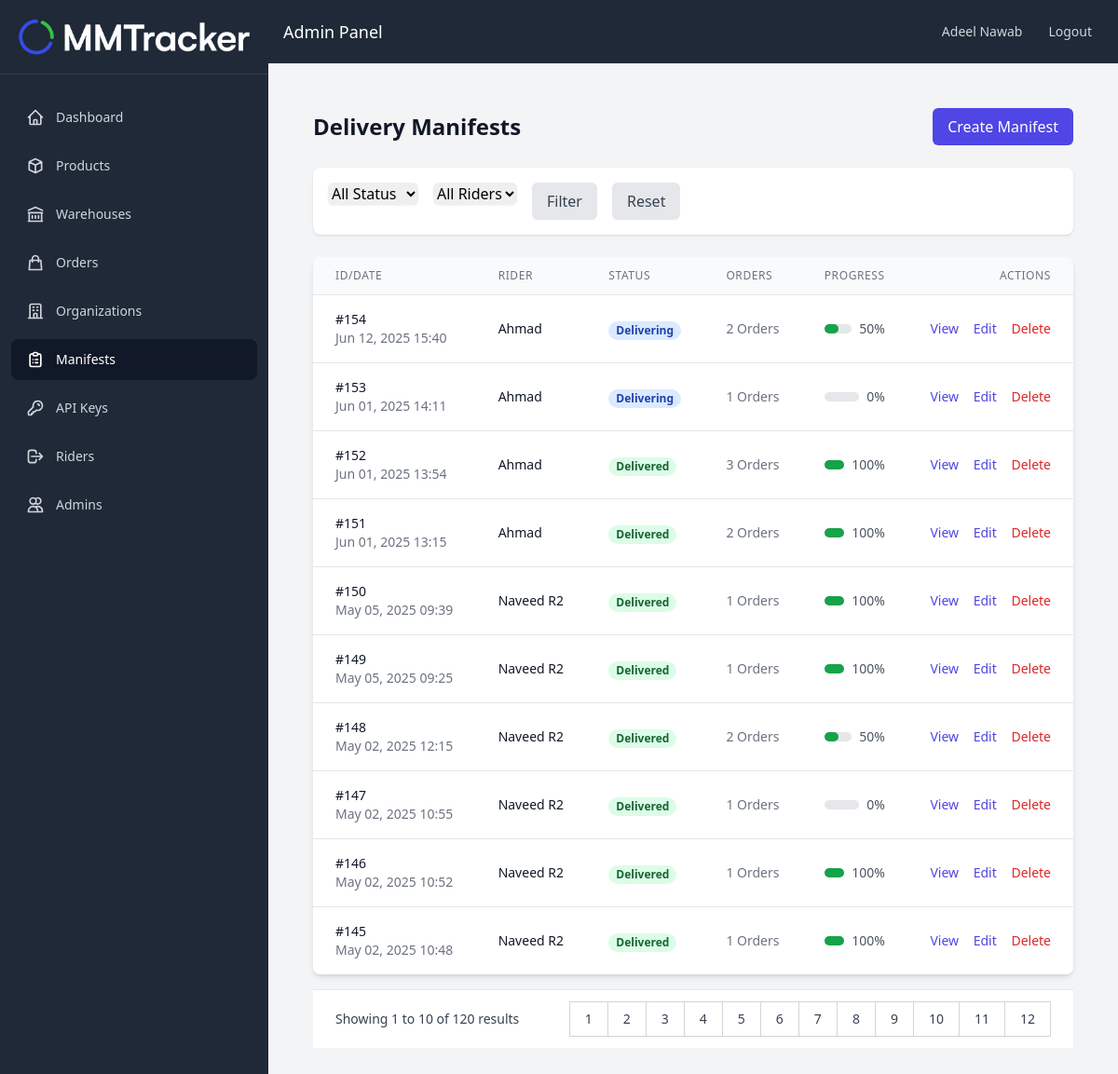
The page /pages/manifests/index.php (signed in) on the database its author committed.
### tables this page shows
CREATE TABLE `Manifests` (
  `id` int(11) NOT NULL,
  `status` enum('pending','assigned','delivering','delivered') NOT NULL DEFAULT 'pending',
  `rider_id` int(11) DEFAULT NULL,
  `total_orders_assigned` int(11) DEFAULT 0,
  `company_id` int(11) NOT NULL,
  `created_at` timestamp NOT NULL DEFAULT current_timestamp(),
  `updated_at` timestamp NOT NULL DEFAULT current_timestamp() ON UPDATE current_timestamp(),
  `warehouse_id` int(11) DEFAULT NULL
);

CREATE TABLE `Users` (
  `id` int(11) NOT NULL,
  `name` varchar(255) NOT NULL,
  `username` varchar(50) NOT NULL,
  `email` varchar(255) NOT NULL,
  `phone` varchar(20) DEFAULT NULL,
  `password` varchar(255) NOT NULL,
  `user_type` enum('Super Admin','Admin','Rider') NOT NULL,
  `company_id` int(11) DEFAULT NULL,
  `is_active` tinyint(1) DEFAULT 1,
  `created_at` timestamp NOT NULL DEFAULT current_timestamp(),
  `updated_at` timestamp NOT NULL DEFAULT current_timestamp() ON UPDATE current_timestamp(),
  `admin_pin` varchar(255) DEFAULT NULL,
  `fcm_token` varchar(255) DEFAULT NULL,
  `fcm_token_updated_at` timestamp NULL DEFAULT NULL
);

### includes/config.php (called while the page is built, shortened)
<?php
$db_host = 'localhost';
$db_user = 'root';
$db_pass = '';
$db_name = 'u337053559_delivery';
$conn = mysqli_connect($db_host, $db_user, $db_pass, $db_name);
mysqli_set_charset($conn, "utf8mb4");
function validUser() {
    global $conn;
    $query = "SELECT id, is_active FROM Users WHERE id = ?";
    $stmt = mysqli_prepare($conn, $query);
    mysqli_stmt_bind_param($stmt, "i", $_SESSION['user_id']);
    mysqli_stmt_execute($stmt);
    $result = mysqli_stmt_get_result($stmt);
    return true;
}
?>

### pages/manifests/index.php (the view, shortened to what this page needs)
<?php
require_once '../../includes/config.php';
$page = isset($_GET['page']) ? (int)$_GET['page'] : 1;
$limit = 10;
$offset = ($page - 1) * $limit;
$status_filter = isset($_GET['status']) ? cleanInput($_GET['status']) : '';
$rider_filter = isset($_GET['rider_id']) ? cleanInput($_GET['rider_id']) : '';
$where_conditions = [];
if (!isSuperAdmin()) {
    $where_conditions[] = "m.company_id = " . $_SESSION['company_id'];
}
$where_clause = $where_conditions ? "WHERE " . implode(" AND ", $where_conditions) : "";
$count_query = "SELECT COUNT(*) as total FROM Manifests m $where_clause";
$count_result = mysqli_query($conn, $count_query);
$total_records = mysqli_fetch_assoc($count_result)['total'];
$total_pages = ceil($total_records / $limit);
$query = "SELECT m.*,
          u.name as rider_name,
          c.name as company_name,
          COUNT(mo.order_id) as order_count,
          SUM(CASE WHEN o.status = 'delivered' THEN 1 ELSE 0 END) as delivered_count
          FROM Manifests m
          LEFT JOIN Users u ON m.rider_id = u.id
          LEFT JOIN Companies c ON m.company_id = c.id
          LEFT JOIN ManifestOrders mo ON m.id = mo.manifest_id
          LEFT JOIN Orders o ON mo.order_id = o.id
          $where_clause
          GROUP BY m.id
          ORDER BY m.created_at DESC
          LIMIT $offset, $limit";
$result = mysqli_query($conn, $query);
?>
<!DOCTYPE html>
<html lang="en">
<head>
    <script src="https://cdn.tailwindcss.com"></script>
</head>
<body class="bg-gray-100">
    <?php include_once '../../includes/navbar.php'; ?>
    <div class="flex-1 flex flex-col">
        <div class="bg-gray-800 p-4 flex justify-between items-center">
            <div class="text-white text-lg">Admin Panel</div>
            <div class="flex items-center">
                <span class="text-gray-300 text-sm mr-4"><?php echo $_SESSION['user_name']; ?></span>
                <a href="<?php echo SITE_URL; ?>logout.php"
                    class="text-gray-300 hover:bg-gray-700 hover:text-white px-3 py-2 rounded-md text-sm font-medium">
                    Logout
                </a>
            </div>
        </div>
        <div class="p-4">
            <div class="max-w-7xl mx-auto px-4 sm:px-6 lg:px-8 py-8">
                <div class="flex justify-between items-center mb-6">
                    <h1 class="text-2xl font-bold text-gray-900">Delivery Manifests</h1>
                    <a href="create.php" class="bg-indigo-600 text-white px-4 py-2 rounded-md hover:bg-indigo-700">Create Manifest</a>
                </div>
                <div class="bg-white p-4 rounded-lg shadow mb-6">
                    <form method="GET" class="flex gap-4">
                        <div>
                            <select name="status" class="rounded-md border-gray-300 shadow-sm focus:border-indigo-500 focus:ring-indigo-500">
                                <option value="">All Status</option>
                            </select>
                        </div>
                        <div>
                            <select name="rider_id" class="rounded-md border-gray-300 shadow-sm focus:border-indigo-500 focus:ring-indigo-500">
                                <option value="">All Riders</option>
                            </select>
                        </div>
                        <button type="submit" class="bg-gray-200 text-gray-700 px-4 py-2 rounded-md hover:bg-gray-300">Filter</button>
                        <a href="index.php" class="bg-gray-200 text-gray-700 px-4 py-2 rounded-md hover:bg-gray-300">Reset</a>
                    </form>
                </div>
                <div class="bg-white shadow-md rounded-lg overflow-hidden">
                    <table class="min-w-full divide-y divide-gray-200">
                        <thead class="bg-gray-50">
                            <tr>
                                <th class="px-6 py-3 text-left text-xs font-medium text-gray-500 uppercase tracking-wider">ID/Date</th>
                                <th class="px-6 py-3 text-left text-xs font-medium text-gray-500 uppercase tracking-wider">Rider</th>
                                <th class="px-6 py-3 text-left text-xs font-medium text-gray-500 uppercase tracking-wider">Status</th>
                                <th class="px-6 py-3 text-left text-xs font-medium text-gray-500 uppercase tracking-wider">Orders</th>
                                <th class="px-6 py-3 text-left text-xs font-medium text-gray-500 uppercase tracking-wider">Progress</th>
                                <th class="px-6 py-3 text-right text-xs font-medium text-gray-500 uppercase tracking-wider">Actions</th>
                            </tr>
                        </thead>
                        <tbody class="bg-white divide-y divide-gray-200">
                            <?php while ($manifest = mysqli_fetch_assoc($result)): ?>
                                <tr>
                                    <td class="px-6 py-4 whitespace-nowrap">
                                        <div class="text-sm font-medium text-gray-900">#<?php echo $manifest['id']; ?></div>
                                        <div class="text-sm text-gray-500"><?php echo date('M d, Y H:i', strtotime($manifest['created_at'])); ?></div>
                                    </td>
                                    <td class="px-6 py-4 whitespace-nowrap">
                                        <div class="text-sm text-gray-900"><?php echo htmlspecialchars($manifest['rider_name'] ?? 'Not Assigned'); ?></div>
                                    </td>
                                    <td class="px-6 py-4 whitespace-nowrap">
                                        <span class="px-2 inline-flex text-xs leading-5 font-semibold rounded-full
                                <?php
                                switch ($manifest['status']) {
                                    case 'delivered':
                                        echo 'bg-green-100 text-green-800';
                                        break;
                                    case 'delivering':
                                        echo 'bg-blue-100 text-blue-800';
                                        break;
                                }
                                ?>">
                                            <?php echo ucfirst($manifest['status']); ?>
                                        </span>
                                    </td>
                                    <td class="px-6 py-4 whitespace-nowrap text-sm text-gray-500">
                                        <?php echo $manifest['order_count']; ?> Orders
                                    </td>
                                    <td class="px-6 py-4 whitespace-nowrap">
                                        <?php
                                        $progress = $manifest['order_count'] > 0
                                            ? ($manifest['delivered_count'] / $manifest['order_count']) * 100
                                            : 0;
                                        ?>
                                        <div class="flex items-center">
                                            <div class="w-full bg-gray-200 rounded-full h-2.5">
                                                <div class="bg-green-600 h-2.5 rounded-full" style="width: <?php echo $progress; ?>%"></div>
                                            </div>
                                            <span class="ml-2 text-sm text-gray-600"><?php echo round($progress); ?>%</span>
                                        </div>
                                    </td>
                                    <td class="px-6 py-4 whitespace-nowrap text-right text-sm font-medium">
                                        <a href="view.php?id=<?php echo $manifest['id']; ?>" class="text-indigo-600 hover:text-indigo-900 mr-3">View</a>
                                        <a href="edit.php?id=<?php echo $manifest['id']; ?>" class="text-indigo-600 hover:text-indigo-900 mr-3">Edit</a>
                                        <a href="delete.php?id=<?php echo $manifest['id']; ?>" class="text-red-600 hover:text-red-900">Delete</a>
                                    </td>
                                </tr>
                            <?php endwhile; ?>
                        </tbody>
                    </table>
                </div>
                <?php if ($total_pages > 1): ?>
                    <div class="bg-white px-4 py-3 flex items-center justify-between border-t border-gray-200 sm:px-6 mt-4">
                        <div class="hidden sm:flex-1 sm:flex sm:items-center sm:justify-between">
                            <div>
                                <p class="text-sm text-gray-700">
                                    Showing <span class="font-medium"><?php echo $offset + 1; ?></span> to
                                    <span class="font-medium"><?php echo min($offset + $limit, $total_records); ?></span> of
                                    <span class="font-medium"><?php echo $total_records; ?></span> results
                                </p>
                            </div>
                            <div>
                                <nav class="relative z-0 inline-flex rounded-md shadow-sm -space-x-px" aria-label="Pagination">
                                    <?php for ($i = 1; $i <= $total_pages; $i++): ?>
                                        <a href="?page=<?php echo $i; ?>&status=<?php echo $status_filter; ?>&rider_id=<?php echo $rider_filter; ?>"
                                            class="relative inline-flex items-center px-4 py-2 border border-gray-300 bg-white text-sm font-medium text-gray-700 hover:bg-gray-50
                                      <?php echo $i === $page ? 'bg-gray-100' : ''; ?>">
                                            <?php echo $i; ?>
                                        </a>
                                    <?php endfor; ?>
                                </nav>
                            </div>
                        </div>
                    </div>
                <?php endif; ?>
            </div>
        </div>
</body>
</html>

### rows shown on the page
manifests: id "154", created_at "Jun 12, 2025 15:40", rider.name "Ahmad", status "Delivering", order_count "2", progress "50"
manifests: id "153", created_at "Jun 01, 2025 14:11", rider.name "Ahmad", status "Delivering", order_count "1", progress "0"
manifests: id "152", created_at "Jun 01, 2025 13:54", rider.name "Ahmad", status "Delivered", order_count "3", progress "100"
manifests: id "151", created_at "Jun 01, 2025 13:15", rider.name "Ahmad", status "Delivered", order_count "2", progress "100"
manifests: id "150", created_at "May 05, 2025 09:39", rider.name "Naveed R2", status "Delivered", order_count "1", progress "100"
manifests: id "149", created_at "May 05, 2025 09:25", rider.name "Naveed R2", status "Delivered", order_count "1", progress "100"
manifests: id "148", created_at "May 02, 2025 12:15", rider.name "Naveed R2", status "Delivered", order_count "2", progress "50"
manifests: id "147", created_at "May 02, 2025 10:55", rider.name "Naveed R2", status "Delivered", order_count "1", progress "0"
manifests: id "146", created_at "May 02, 2025 10:52", rider.name "Naveed R2", status "Delivered", order_count "1", progress "100"
manifests: id "145", created_at "May 02, 2025 10:48", rider.name "Naveed R2", status "Delivered", order_count "1", progress "100"

### other values the page prints
$_SESSION['user_name'] "Adeel Nawab"
$offset + 1 "1"
min($offset + $limit, $total_records) "10"
$total_records "120"
